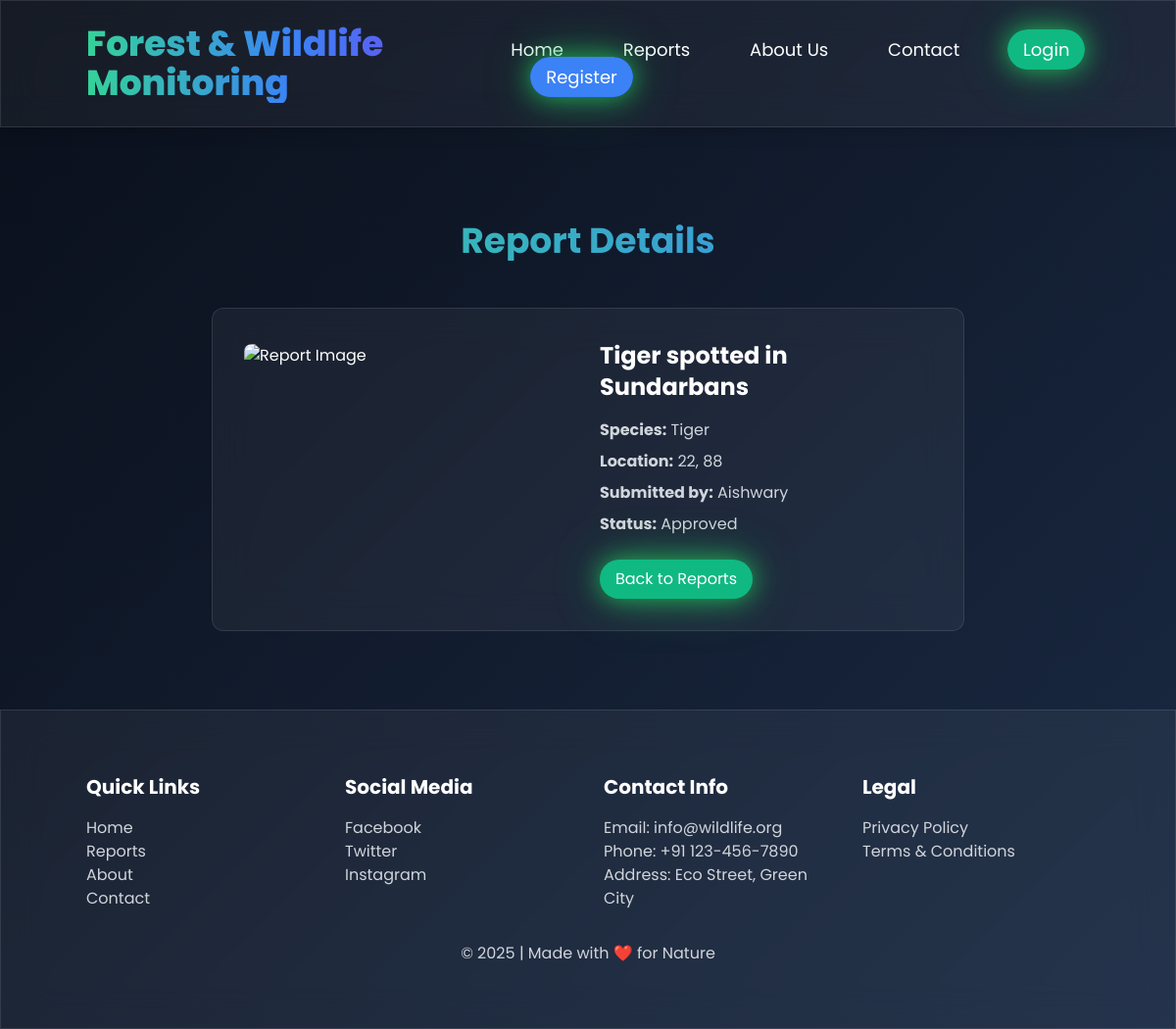
Page /report-details.php?id=5 on the committed database.
### tables this page shows
CREATE TABLE `reports` (
  `id` int(11) NOT NULL,
  `user_id` int(11) DEFAULT NULL,
  `photo` varchar(255) DEFAULT NULL,
  `description` text DEFAULT NULL,
  `location_lat` double DEFAULT NULL,
  `location_lng` double DEFAULT NULL,
  `species` varchar(50) DEFAULT NULL,
  `status` enum('pending','approved','disapproved') DEFAULT 'pending',
  `conservation_status` enum('Endangered','Safe') DEFAULT 'Safe'
);

CREATE TABLE `users` (
  `id` int(11) NOT NULL,
  `username` varchar(50) NOT NULL,
  `password` varchar(255) NOT NULL,
  `role` enum('user','admin') DEFAULT 'user'
);

### report-details.php (the view, shortened to what this page needs)
<?php
$conn = new mysqli("localhost", "root", "", "wildlife_db");
$report_id = (int)$_GET['id'];
$sql = "SELECT r.*, u.username FROM reports r LEFT JOIN users u ON r.user_id = u.id WHERE r.id = ? AND r.status = 'approved'";
$stmt = $conn->prepare($sql);
$stmt->bind_param("i", $report_id);
$stmt->execute();
$report = $stmt->get_result()->fetch_assoc();
$logged_in = isset($_SESSION['user_id']);
$username = '';
?>
<!DOCTYPE html>
<html lang="en">
<head>
    <link href="https://cdn.jsdelivr.net/npm/tailwindcss@2.2.19/dist/tailwind.min.css" rel="stylesheet">
    <link rel="stylesheet" href="https://cdnjs.cloudflare.com/ajax/libs/animate.css/4.1.1/animate.min.css"/>
</head>
<body class="text-white relative min-h-screen">
    <nav class="relative z-20 glass p-4 md:p-6 shadow-lg fixed w-full top-0">
        <div class="container mx-auto flex flex-col md:flex-row justify-between items-center">
            <h1 class="text-3xl md:text-4xl font-extrabold bg-gradient-to-r from-green-400 via-blue-500 to-purple-600 bg-clip-text text-transparent">Forest & Wildlife Monitoring</h1>
            <div class="mt-4 md:mt-0 space-x-4 md:space-x-8 text-base md:text-lg">
                <a href="index.php" class="neon-hover px-3 py-1 rounded-full hover:bg-green-500/20 transition">Home</a>
                <a href="reports.php" class="neon-hover px-3 py-1 rounded-full hover:bg-green-500/20 transition">Reports</a>
                <a href="about.php" class="neon-hover px-3 py-1 rounded-full hover:bg-green-500/20 transition">About Us</a>
                <a href="contact.php" class="neon-hover px-3 py-1 rounded-full hover:bg-green-500/20 transition">Contact</a>
                <?php if ($logged_in): ?>
                    <span class="px-4 py-2 text-green-400"><?php echo $username; ?></span>
                    <a href="logout.php" class="bg-red-500 px-4 py-2 rounded-full neon-glow nav-btn">Logout</a>
                <?php else: ?>
                    <a href="login.php" class="bg-green-500 px-4 py-2 rounded-full neon-glow nav-btn">Login</a>
                    <a href="register.php" class="bg-blue-500 px-4 py-2 rounded-full neon-glow nav-btn">Register</a>
                <?php endif; ?>
            </div>
        </div>
    </nav>
    <section class="relative z-20 container mx-auto py-20 pt-24 scroll-section">
        <h2 class="text-4xl font-bold text-center bg-gradient-to-r from-green-400 to-blue-500 bg-clip-text text-transparent mb-12">Report Details</h2>
        <div class="glass p-8 rounded-xl neon-hover mx-auto max-w-3xl">
            <div class="flex flex-col md:flex-row items-center space-y-6 md:space-y-0 md:space-x-6">
                <img src="uploads/<?php echo htmlspecialchars($report['photo']); ?>" alt="Report Image" class="w-full md:w-1/2 h-64 object-cover rounded-lg" onerror="this.src='uploads/placeholder.jpg';">
                <div class="w-full md:w-1/2">
                    <h3 class="text-2xl font-bold mb-4"><?php echo htmlspecialchars($report['description']); ?></h3>
                    <p class="text-gray-300 mb-2"><strong>Species:</strong> <?php echo htmlspecialchars($report['species']); ?></p>
                    <p class="text-gray-300 mb-2"><strong>Location:</strong> <?php echo $report['location_lat'] . ", " . $report['location_lng']; ?></p>
                    <p class="text-gray-300 mb-2"><strong>Submitted by:</strong> <?php echo htmlspecialchars($report['username'] ?? 'Anonymous'); ?></p>
                    <p class="text-gray-300 mb-2"><strong>Status:</strong> <?php echo ucfirst($report['status']); ?></p>
                    <a href="reports.php" class="bg-green-500 px-4 py-2 rounded-full text-white neon-glow mt-4 inline-block">Back to Reports</a>
                </div>
            </div>
        </div>
    </section>
    <footer class="relative z-20 glass py-16">
        <div class="container mx-auto grid grid-cols-1 md:grid-cols-4 gap-8 text-center md:text-left">
            <div>
                <h3 class="text-xl font-bold mb-4">Quick Links</h3>
                <a href="index.php" class="block text-gray-300 hover:text-green-400">Home</a>
                <a href="reports.php" class="block text-gray-300 hover:text-green-400">Reports</a>
                <a href="about.php" class="block text-gray-300 hover:text-green-400">About</a>
                <a href="contact.php" class="block text-gray-300 hover:text-green-400">Contact</a>
            </div>
            <div>
                <h3 class="text-xl font-bold mb-4">Social Media</h3>
                <a href="#" class="block text-gray-300 hover:text-green-400">Facebook</a>
                <a href="#" class="block text-gray-300 hover:text-green-400">Twitter</a>
                <a href="#" class="block text-gray-300 hover:text-green-400">Instagram</a>
            </div>
            <div>
                <h3 class="text-xl font-bold mb-4">Contact Info</h3>
                <p class="text-gray-300">Email: info@wildlife.org</p>
                <p class="text-gray-300">Phone: +91 123-456-7890</p>
                <p class="text-gray-300">Address: Eco Street, Green City</p>
            </div>
            <div>
                <h3 class="text-xl font-bold mb-4">Legal</h3>
                <a href="#" class="block text-gray-300 hover:text-green-400">Privacy Policy</a>
                <a href="#" class="block text-gray-300 hover:text-green-400">Terms & Conditions</a>
            </div>
        </div>
        <p class="text-center text-gray-300 mt-8">© 2025 | Made with ❤️ for Nature</p>
    </footer>
</body>
</html>

### report-details.php (style rules this page uses)
body { background: linear-gradient(135deg, #0a0f1a 0%, #1a2a44 100%); font-family: 'Poppins', sans-serif; overflow-x: hidden; }
.glass { background: rgba(255, 255, 255, 0.05); backdrop-filter: blur(20px); border: 1px solid rgba(255, 255, 255, 0.1); }
.neon-glow { box-shadow: 0 0 25px rgba(34, 197, 94, 0.8), 0 0 50px rgba(34, 197, 94, 0.4); }
.nav-btn { transition: transform 0.3s ease, box-shadow 0.3s ease; }
.scroll-section { opacity: 0; transform: translateY(60px); transition: opacity 0.8s ease, transform 0.8s ease; }
.scroll-section.visible { opacity: 1; transform: translateY(0); }

### rows in the picture
reports: description "Tiger spotted in Sundarbans", species "Tiger", location_lat "22", location_lng "88", user.username "Aishwary", status "Approved"
